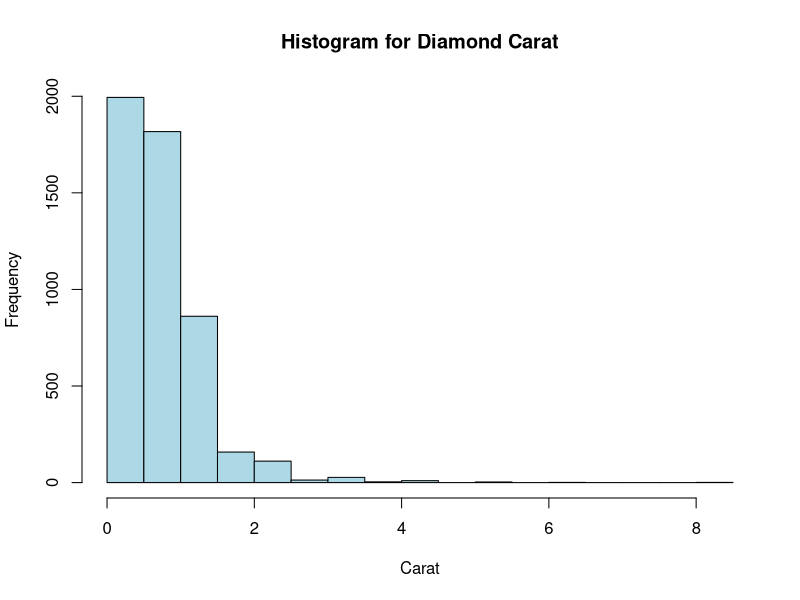

Reproduce this figure in R.
# Let us import data into R
# Method 1, you can use workspace ->import dataset 
# Method 2, type commands
diamond <- read.csv("diamond.csv")
diamond_price <- read.csv("diamond-price.csv")

# simple data check
head(diamond)

# data transformation
logprice = log(diamond$price)
diamond$logprice = logprice


# data summary
summary(diamond$color)

# histogram
hist(diamond$carat, main="Histogram for Diamond Carat", xlab="Carat", col="lightblue")

## section 101 stopped here on Oct 17th. 


